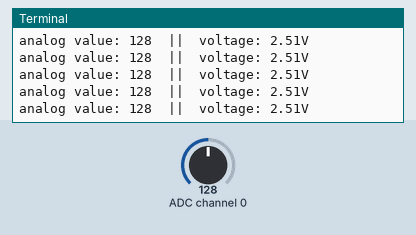
This program was run on a simulated Raspberry Pi (header pin numbers). Shown: the last lines printed to the terminal. The inputs (shaded band) are chosen by the test bench; at power-on: ADC channel 0 = 128 (analog values on the 0–255 scale). Library files of the repository ran but are not shown: ADC0832.py.

Above: at 1.2 s.
1.3 s: ADC channel 0 set to 178
At 1.57 s:
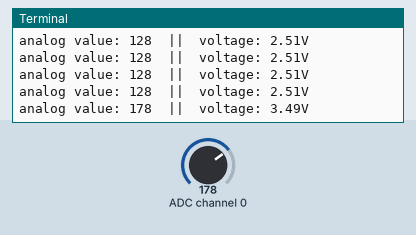
2.8 s: ADC channel 0 set to 224
At 2.98 s:
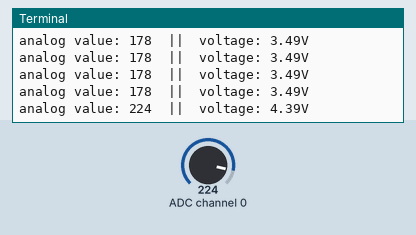
Timing chart, 0 to 5.8 s (numbered marks = the images above; inputs shaded):
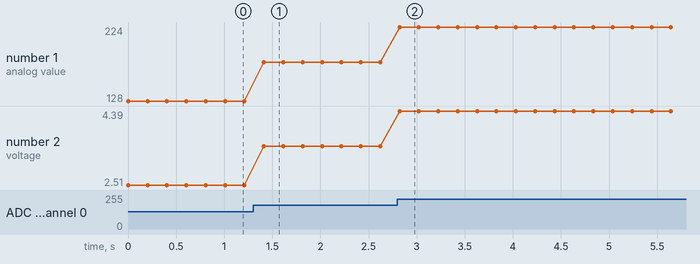

Measured:
- after the input at 1.3 s, the terminal: prints a new line after 0.11 s (image 1)
- after the input at 2.8 s, the terminal: prints a new line at once (image 2)
- plotted number 1: 128 → 178 after the input at 1.3 s, 178 → 224 after the input at 2.8 s
- plotted number 2: 2.51 → 3.49 after the input at 1.3 s, 3.49 → 4.39 after the input at 2.8 s

The program:

27_potentiometer.py
```python
#!/usr/bin/env python
import ADC0832
import time

def init():
	ADC0832.setup()

def loop():
	while True:
		res = ADC0832.getResult()
		vol = 5.0/255 * res
		print 'analog value: %03d  ||  voltage: %.2fV' %(res, vol)
		time.sleep(0.2)

if __name__ == '__main__':
	init()
	try:
		loop()
	except KeyboardInterrupt:
		ADC0832.destroy()
		print 'The end !'
```
